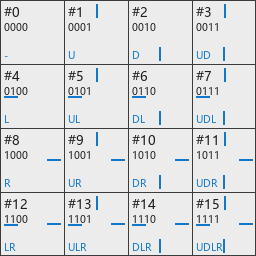
#> input picture data_sheets/create_ctm_template_reference.png, 256 x 256 px
$ python solve_ct_pieces.py ../../data_sheets/create_ctm_template_reference.png
#> lines starting #> are read from the running program, lines starting #| are printed output that depends on the picture
"""把参考 _ct 的每个 16px 小格精确解出来：穷举 frame 上所有取窗与所有二面体变换。

之前只试了 6 种变换，A/B/D/E/F/G 都能逐像素吻合，C/H 不能。这里补齐 8 种（含两条对角翻转），
并把 base、r 也纳入搜索，同时对每个小格输出「最接近的来源 + 差异像素数」，用来判断是没有精确解
（需要另建规则）还是只是取窗位置没找对。
"""
import sys
from itertools import product

from PIL import Image

SUB = 16
GRID = 8
SIZE = GRID * SUB

TRANSFORMS = {
    "id": None,
    "r90": Image.Transpose.ROTATE_90,
    "r180": Image.Transpose.ROTATE_180,
    "r270": Image.Transpose.ROTATE_270,
    "fliplr": Image.Transpose.FLIP_LEFT_RIGHT,
    "fliptb": Image.Transpose.FLIP_TOP_BOTTOM,
    "transpose": Image.Transpose.TRANSPOSE,
    "transverse": Image.Transpose.TRANSVERSE,
}


def candidates(source, name):
    """source 上每个 16x16 取窗，套每一种变换，返回 {(name,x,y,tf): bytes}。"""
    out = {}
    width, height = source.size
    for x in range(width - SUB + 1):
        for y in range(height - SUB + 1):
            window = source.crop((x, y, x + SUB, y + SUB))
            for key, op in TRANSFORMS.items():
                piece = window if op is None else window.transpose(op)
                out[(name, x, y, key)] = piece.tobytes()
    return out


def main(argv):
    ct = Image.open(argv[0]).convert("RGBA")
#> ct is the input picture: PIL image 256x256 RGBA; mean R, G, B, A 219.2, 221.4, 223.1, 255
    sources = []
    for path in argv[1:]:
        sources.append((path.split("\\")[-1].split("/")[-1].rsplit(".", 1)[0],
                        Image.open(path).convert("RGBA")))

    pool = {}
    for name, image in sources:
        pool.update(candidates(image, name))
    print(f"  候选数 {len(pool)}（{len(sources)} 张源图 x 取窗 x 8 变换）")

    cell_bytes = {}
    for gy in range(GRID):
        for gx in range(GRID):
            tile = ct.crop((gx * SUB, gy * SUB, (gx + 1) * SUB, (gy + 1) * SUB))
            cell_bytes[(gx, gy)] = tile
#> after the loop, cell_bytes = 64 items

    # 把小格按内容分组，相同的只解一次。
    signature = {}
    for key, tile in cell_bytes.items():
        signature.setdefault(tile.tobytes(), []).append(key)
#> this loop made 64 passes
#> key on passes 1 to 12: (0, 0), (1, 0), (2, 0), (3, 0), (4, 0), (5, 0), (6, 0), (7, 0), (0, 1), (1, 1), (2, 1), (3, 1)
#> after the loop, signature = 26 items
    print(f"  {GRID}x{GRID} 格中共 {len(signature)} 种不同内容")
#|   8x8 格中共 26 种不同内容
    print()

    legend = {}
    for data, positions in signature.items():
        blank = all(data[i] == 0 for i in range(3, len(data), 4))
        if blank:
            legend["blank"] = ("(透明)", positions, 0)
            continue
        best = None
        for source_key, source_data in pool.items():
            if source_data == data:
                best = (source_key, 0)
                break
            # 只在没有精确解时，统计差异需要逐像素，太慢；先跳过。
        if best:
            legend[str(best[0])] = (best[0], positions, 0)
        else:
            legend[f"unknown{len(legend)}"] = (None, positions, None)
#> this loop made 26 passes
#> positions on passes 1, 2, 3, 4, 5, 6, 7, 8, 10, 11, 12, 13: [(0, 0)], [(1, 0)], [(2, 0), (3, 0), (7, 0), (2, 4), (3, 4), (7, 4)], [(4, 0)], [(5, 0)], [(6, 0), (6, 4)], [(0, 1)], [(1, 1)], [(4, 1)], [(5, 1)], [(6, 1), (6, 5), (1, 6), (5, 6)], [(0, 2), (4, 2)]
#> after the loop, legend = 26 items

    # 精确解没找到的，逐个统计最小差异（只对这些做慢比较）。
    for key, (source_key, positions, _) in list(legend.items()):
        if source_key is not None:
            continue
        sample = cell_bytes[positions[0]]
        sample_bytes = sample.tobytes()
        best = None
        for candidate_key, candidate_data in pool.items():
            diff = 0
            for i in range(0, len(sample_bytes), 4):
                if sample_bytes[i:i + 4] != candidate_data[i:i + 4]:
                    diff += 1
                    if best is not None and diff >= best[1]:
                        break
            if best is None or diff < best[1]:
                best = (candidate_key, diff)
                if diff == 0:
                    break
        legend[key] = (best[0], positions, best[1])
#> this loop made 1 pass
#> pass 1, in main, `sample = cell_bytes[positions[0]]`:
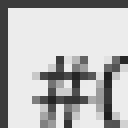
#> sample: PIL image 16x16 RGBA (shown 8 times larger); mean R, G, B, A 184.6, 184.6, 184.6, 255

    # 打印排布表。
    symbol_of = {}
    letters = iter("ABCDEFGHIJKLMNOPQRSTUVWXYZ")
    for key, (source_key, positions, diff) in legend.items():
        symbol_of[key] = "." if source_key == "(透明)" else next(letters)

    print("  排布（同符号 = 内容完全相同）:")
    for gy in range(GRID):
        line = ""
        for gx in range(GRID):
            data = cell_bytes[(gx, gy)].tobytes()
            for key, (source_key, positions, diff) in legend.items():
                if positions[0] == (gx, gy):
                    line += f" {symbol_of[key]} "
                    break
        print("   " + line)

    print()
    print("  来源:")
    for key, (source_key, positions, diff) in legend.items():
        letter = symbol_of[key]
        where = ", ".join(f"({x},{y})" for x, y in positions)
        if source_key is None:
            print(f"    {letter}: 未解出 用于 {where}")
        elif source_key == "(透明)":
            print(f"    {letter}: 全透明 用于 {where}")
        else:
            name, x, y, tf = source_key
            exact = "精确" if diff == 0 else f"差 {diff}px"
            print(f"    {letter}: {name} [{x},{y}] {tf}  {exact}  用于 {where}")
    return 0


if __name__ == "__main__":
#> (the run stopped early here; a loop or call above may not have finished)
